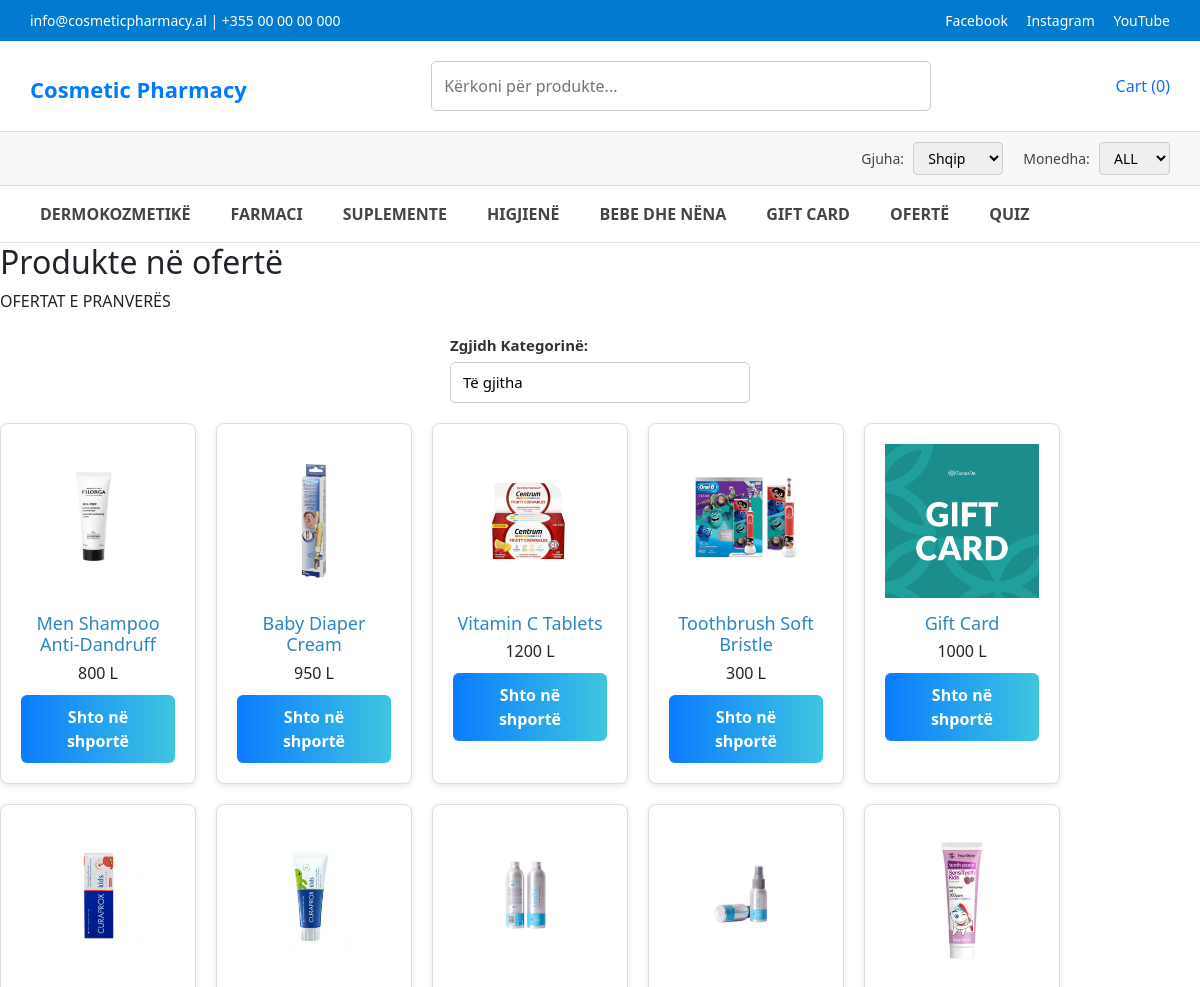
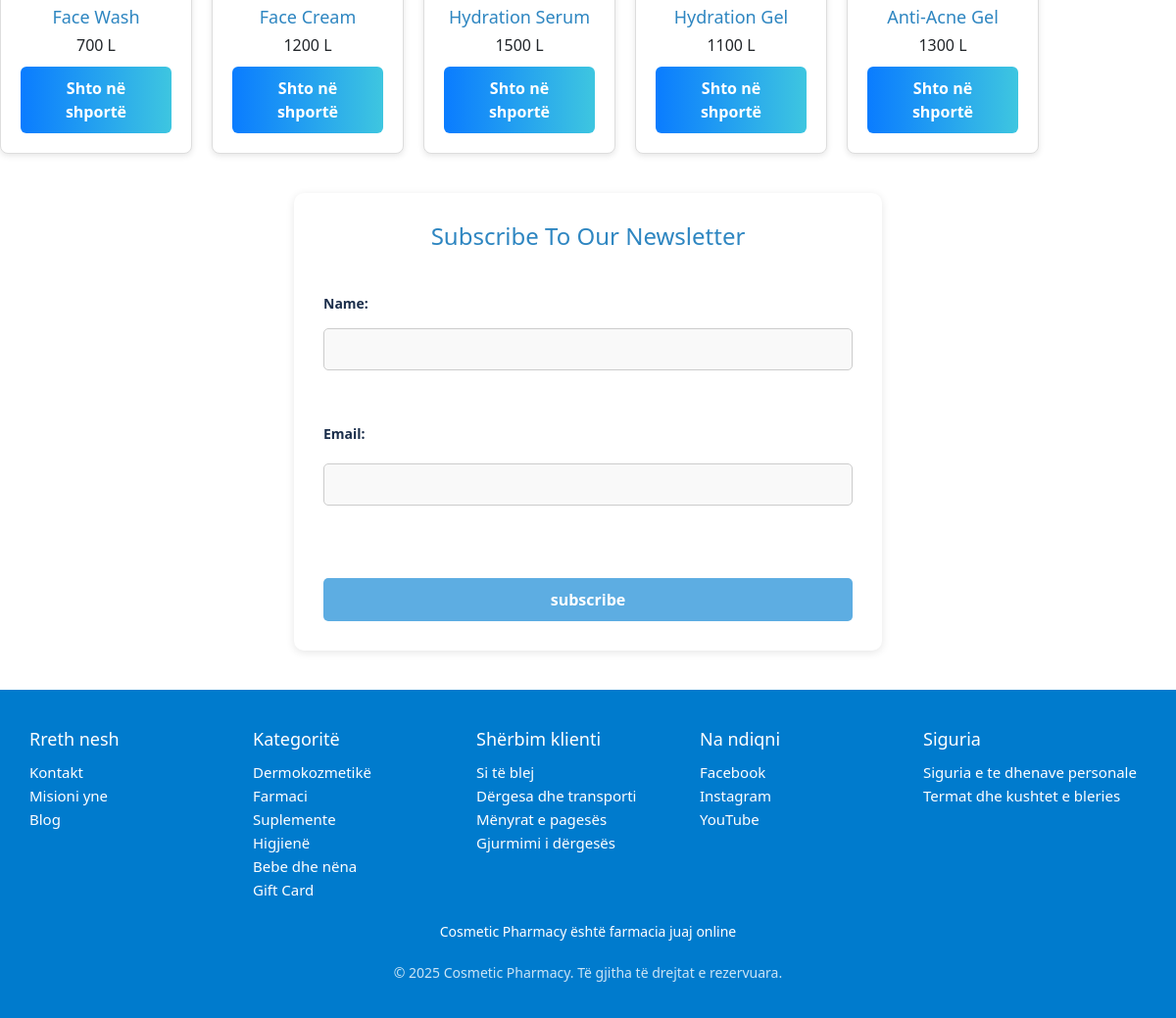
The page / on the database its author committed (2 pictures, top to bottom).
### tables this page shows
CREATE TABLE "Products" (
	"ProdID"	INTEGER,
	"Name"	VARCHAR NOT NULL,
	"Price"	INT NOT NULL,
	"Brand"	VARCHAR NOT NULL,
	"HasStock"	INT NOT NULL,
	"CurrentStock"	INT NOT NULL,
	"Description"	VARCHAR NOT NULL,
	"Tags"	VARCHAR NOT NULL,
	"Contains"	VARCHAR NOT NULL,
	"SuitableFor"	VARCHAR NOT NULL,
	"Usage"	VARCHAR NOT NULL,
	"IsAccessory"	INT NOT NULL,
	PRIMARY KEY("ProdID" AUTOINCREMENT)
);

CREATE TABLE Resources (
  ID INTEGER PRIMARY KEY AUTOINCREMENT,
  PathToImage VARCHAR NOT NULL,
  ProdID INT NOT NULL,
  FOREIGN KEY (ProdID) REFERENCES Products(ProdID)
    ON DELETE CASCADE ON UPDATE CASCADE
);

### src/Controller.php (called while the page is built, shortened)
<?php
class Controller
{
    protected function render($view, $data = [])
    {
        extract($data);
        include __DIR__ . '/../views/' . $view . '.php';
    }
}

### src/Routes/index.php (called while the page is built, shortened)
<?php
require './src/Router.php';
require './src/Controller.php';
require './src/Controllers/HomeController.php';
$router = new Router();
$router->get('/', HomeController::class, 'index');
$router->get('/contactUs', HomeController::class, 'contactUs');
$router->get('/ourMission', HomeController::class, 'ourMission');
$router->get('/admin', AdminController::class, 'index');
$router->get('/adminLogin', AdminController::class, 'showLogin');
$router->post('/adminLoginProcess', AdminController::class, 'processLogIn');
$router->post('/adminLogout', AdminController::class, 'processLogOut');
$router->get('/admin/addProduct', AdminController::class, 'showAddForm');
$router->post('/admin/addProductReq', AdminController::class, 'addProduct');
$router->post('/admin/deleteProduct', AdminController::class, 'deleteProduct');
$router->get('/admin/editProduct', AdminController::class, 'showEditForm');
$router->post('/admin/editProductReq',AdminController::class,'editProduct');
$router->post('/admin/insertImage',AdminController::class,'insertImage');
$router->post('/admin/removeImage',AdminController::class,'removeImage');
$router->get('/admin/customerMenu',AdminController::class,'showCustomersMenu');
$router->get('/admin/messagePanel',AdminController::class,'showMessagePanel');
$router->post('/admin/deliverMessage',AdminController::class,'deliverMessage');
$router->post('/admin/unsubCustomer',AdminController::class,'unsubCustomer');
$router->post('/sendcontact', MailController::class, 'recieveContactForm');
$router->post('/getsubscription', MailController::class, 'recieveSubscription');
$router->dispatch();

### index.php (called while the page is built, shortened)
<?php
$router = require './src/Routes/index.php';

### src/DBAccessor.php (called while the page is built, shortened)
<?php
class DBAccessor
{
    private $pdo;
    public function __construct()
    {
        $this->pdo = new PDO("sqlite:pharmacy.db");
    }
    public function getAllProducts()
    {
        $query = "SELECT * FROM Products";
        $statement = $this->pdo->query($query);
        return $statement->fetchAll(PDO::FETCH_ASSOC);
    }
    public function getProductImage($productId)
    {
        $query = "SELECT * FROM Resources WHERE ProdID=$productId";
        $statement = $this -> pdo -> query($query);
        return $statement -> fetch(PDO::FETCH_ASSOC);
    }
}
?>

### src/ProductModel.php (the view, shortened to what this page needs)
<?php
class ProductModel
{
    protected $prodID;
    protected $name;
    protected $price;
    protected $image;
    public function __construct(array $data = [])
    {
        $this->prodID = $data['ProdID'] ?? null;
        $this->name = $data['Name'] ?? '';
        $this->price = $data['Price'] ?? 0;
        $this->image = $data['Image'] ?? '';
    }
    public function setImage($image) { $this->image = $image; }
    public function toHTMLIndexCard($dataCategory)
    {
        return '<div class="product-card" data-category="'. $dataCategory .'">
            <a href="/prodInfo?prodID='. $this->prodID .'"><img src="'. $this->image .'"></a>
            <h3>'. $this->name .'</h3>
            <p class="price" data-price="'. $this->price .'">'. $this->price .' L</p>
            <form method="POST" action="/addToCart">
            <input type="hidden" name="redirect" value="'.htmlspecialchars($_SERVER['REQUEST_URI']) .'">
            <input type="hidden" name="prodID" value="'. $this->prodID .'">
            <button type="submit" class="add-to-cart" data-i18n="add_to_cart">Shto në shportë</button>
            </form>
            </div>';
    }
}

### src/Router.php (shortened to what this page needs)
<?php
class Router
{
    protected $routes = [];
    private function addRoute($route, $controller, $action, $method)
    {
        $this->routes[$method][$route] = ['controller' => $controller, 'action' => $action];
    }
    public function dispatch()
    {
        $uri = strtok($_SERVER['REQUEST_URI'], '?');
        $method =  $_SERVER['REQUEST_METHOD'];
        if (array_key_exists($uri, $this->routes[$method])) {
            $action = $this->routes[$method][$uri]['action'];
            $controller = new $controller();
            $controller->$action();
        } else {
            include __DIR__ . '/../views/404.php';
        }
    }
}

### src/Controllers/HomeController.php (shortened to what this page needs)
<?php
require __DIR__.'/../ProductModel.php';
class HomeController extends Controller
{
    private $allProducts = array();
    private $dbAccessor;
    public function __construct() { $this->dbAccessor = new DBAccessor(); }
    public function index()
    {
        $selectedCategory = $_GET['selected'] ?? 'all';
        switch ($selectedCategory) {
            default:
                foreach ($this->dbAccessor->getAllProducts() as $product)
                    $this->allProducts[] = new ProductModel($product);
                $this->render('index', ['products' => $this->allProducts]);
                break;
        }
    }
}

### views/templates/header.php (shortened to what this page needs)
<!DOCTYPE html>
<html lang="sq">
<head>
  <link rel="stylesheet" href="../styles/style.css">
  <link href="https://cdn.jsdelivr.net/npm/bootstrap@5.3.0/dist/css/bootstrap.min.css" rel="stylesheet">
  <link href="https://cdn.jsdelivr.net/npm/aos@2.3.4/dist/aos.css" rel="stylesheet">
</head>
<body>
<div class="top-bar">
  <div>info@cosmeticpharmacy.al | +355 00 00 00 000</div>
  <div>
    <a href="#">Facebook</a>
    <a href="#">Instagram</a>
    <a href="#">YouTube</a>
  </div>
</div>
<div class="logo-search">
  <div class="logo"><a href="/">Cosmetic Pharmacy</a></div>
  <form class="search-box" method="GET" action="/products">
    <input type="text" id="searchInput" name="query" placeholder="Kërkoni për produkte..." />
  </form>
  <?php
    $cartCount = isset($_SESSION['cart']) ? count($_SESSION['cart']) : 0;
  ?>
  <a href="/addToCart" style="text-decoration: none"><div class="cart" id="cart">Cart (<?php echo $cartCount; ?>)</div></a>
</div>
<div class="switchers">
  <div class="language-switcher">
    <label for="language">Gjuha:</label>
    <select id="language">
      <option value="sq">Shqip</option>
    </select>
  </div>
  <div class="currency-switcher">
    <label for="currency">Monedha:</label>
    <select id="currency">
      <option value="ALL">ALL</option>
    </select>
  </div>
</div>
<nav class="mega-navbar">
  <ul class="nav-categories">
    <li class="has-mega-menu" id="dermokozmetike-btn">
      <a href="/products?query=cosmetic">DERMOKOZMETIKË</a>
    </li>
    <li class="has-mega-menu" id="farmaci-btn"><a href="/products?query=pharmacy">FARMACI</a></li>
    <li class="has-mega-menu" id="suplemente-btn"><a href="/products?query=supplement">SUPLEMENTE</a></li>
    <li class="has-mega-menu" id="higjiene-btn"><a href="/products?query=hyigene">HIGJIENË</a></li>
    <li class="has-mega-menu" id="bebe-btn"><a href="#">BEBE DHE NËNA</a></li>
    <li><a href="/products?query=Gift Card">GIFT CARD</a></li>
    <li><a href="/offers">OFERTË</a></li>
    <li><a href="/quiz">QUIZ</a></li>
  </ul>
</nav>

### views/index.php (shortened to what this page needs)
<?php include_once __DIR__ . '/templates/header.php';
?>
<section class="products">
  <h2 data-i18n="offer_products">Produkte në ofertë</h2>
  <p class="sub" data-i18n="spring_offers">OFERTAT E PRANVERËS</p>
  <div class="dropdown-container">
    <label for="categoryDropdown">Zgjidh Kategorinë:</label>
    <select id="categoryDropdown" onchange="location.href='?selected=' + this.value;">
      <option value="all">Të gjitha</option>
    </select>
  </div>
  <div class="product-list">
    <?php
      if (count($products) != 0)
      {
        if (count($products) > 10)
        {
          for ($i = 0; $i < 10; $i++)
            echo $products[$i]->toHTMLIndexCard($_GET['selected'] ?? 'all');
        }
        else
        {
          foreach ($products as $product)
            echo $product->toHTMLIndexCard($_GET['selected'] ?? 'all');
        }
      }
    ?>
  </div>
</section>
<div id="subscribe" class="contact-us-container">
    <h2> Subscribe To Our Newsletter</h2> <br>
    <form method="POST" action="/getsubscription">
      <Label>Name:</Label> <input type="text" name="UserSubName" required> <br>
      <Label>Email:</Label> <input type="email" name="UserSubEmail" required style="margin-top: 5px; "> <br>
      <input style="margin-top: 5px;" type="submit" value="subscribe" name="subscription">
    </form>
</div>
<?php include_once __DIR__ . '/templates/footer.php'; ?>

### views/templates/footer.php (shortened to what this page needs)
<footer>
  <div class="footer-content">
    <div class="footer-section">
      <h4 data-i18n="about_us">Rreth nesh</h4>
      <a href="/contactUs">Kontakt</a><br />
      <a href="/ourMission">Misioni yne</a><br />
      <a href="/blog">Blog</a>
    </div>
    <div class="footer-section">
      <h4 data-i18n="contact_us">Kategoritë</h4>
      <a href="products?query=hair&skin">Dermokozmetikë</a><br />
      <a href="products?query=pharmaceutical">Farmaci</a><br />
      <a href="products?query=supplement">Suplemente</a><br />
      <a href="products?query=hygiene">Higjienë</a><br />
      <a href="products?query=baby">Bebe dhe nëna</a><br />
      <a href="products?query=giftCard">Gift Card</a>
    </div>
    <div class="footer-section">
      <h4 data-i18n="costumer_service">Shërbim klienti</h4>
      <a href="/buyGuide">Si të blej</a><br />
      <a href="/delivery">Dërgesa dhe transporti</a><br />
      <a href="/paymentMethods">Mënyrat e pagesës</a><br />
      <a href="/track">Gjurmimi i dërgesës</a>
    </div>
    <div class="footer-section">
      <h4 data-i18n="social">Na ndiqni</h4>
      <a href="#">Facebook</a><br />
      <a href="#">Instagram</a><br />
      <a href="#">YouTube</a>
    </div>
    <div class="footer-section">
      <h4 data-i18n="security">Siguria</h4>
      <a href="/privacyPolicy">Siguria e te dhenave personale</a><br />
      <a href="/termsAndConditions">Termat dhe kushtet e bleries</a>
    </div>
  </div>
  <p class="footer-description__content">Cosmetic Pharmacy është farmacia juaj online</p>
  <p class="copyright">© 2025 Cosmetic Pharmacy. Të gjitha të drejtat e rezervuara.</p>
</footer>
</body>
</html>

### rows shown on the page
products: resources.PathToImage (picture), Name "Men Shampoo Anti-Dandruff", Price "800"
products: resources.PathToImage (picture), Name "Baby Diaper Cream", Price "950"
products: resources.PathToImage (picture), Name "Vitamin C Tablets", Price "1200"
products: resources.PathToImage (picture), Name "Toothbrush Soft Bristle", Price "300"
products: resources.PathToImage (picture), Name "Gift Card", Price "1000"
products: resources.PathToImage (picture), Name "Face Wash", Price "700"
products: resources.PathToImage (picture), Name "Face Cream", Price "1200"
products: resources.PathToImage (picture), Name "Hydration Serum", Price "1500"
products: resources.PathToImage (picture), Name "Hydration Gel", Price "1100"
products: resources.PathToImage (picture), Name "Anti-Acne Gel", Price "1300"

### other values the page prints
$cartCount "0"
